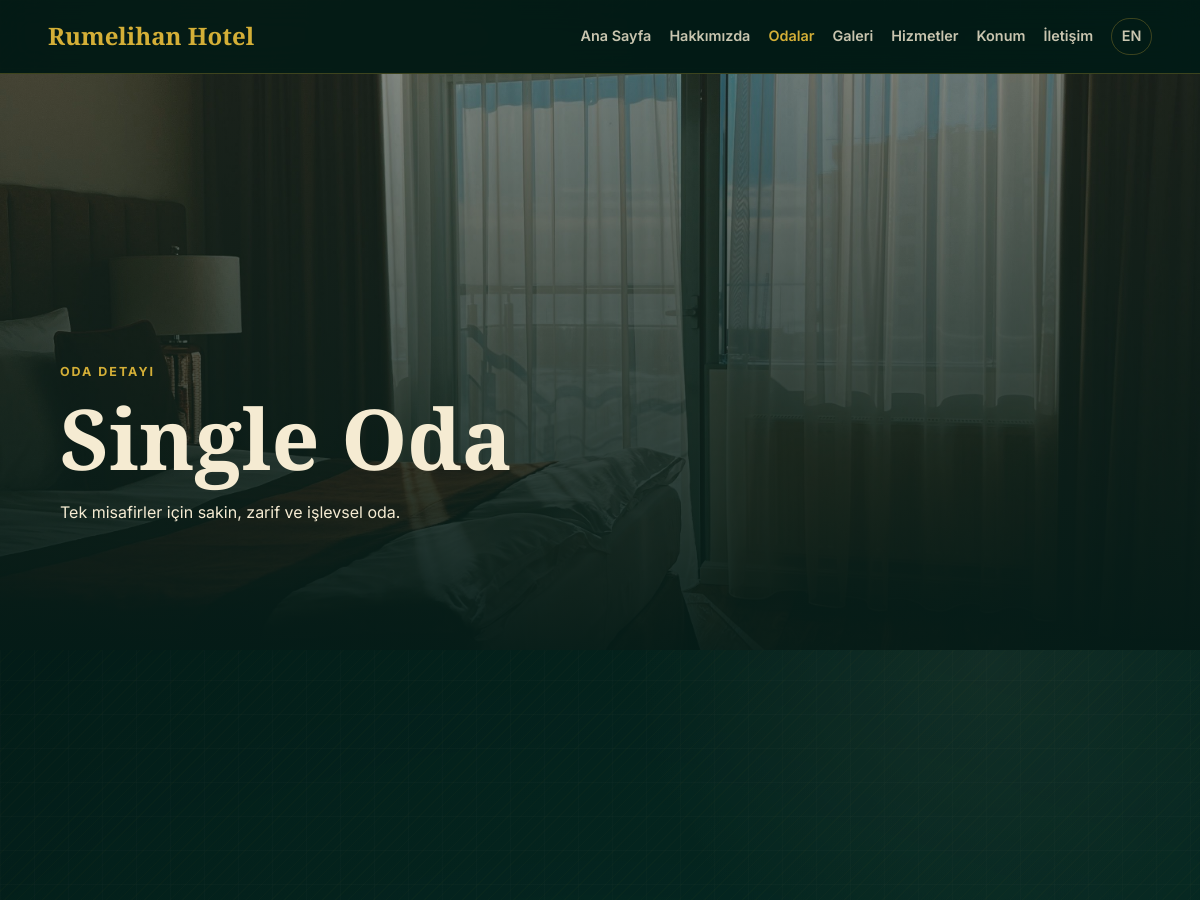
Before: /tr/rooms/single-room/ (upper part) with the older database file.
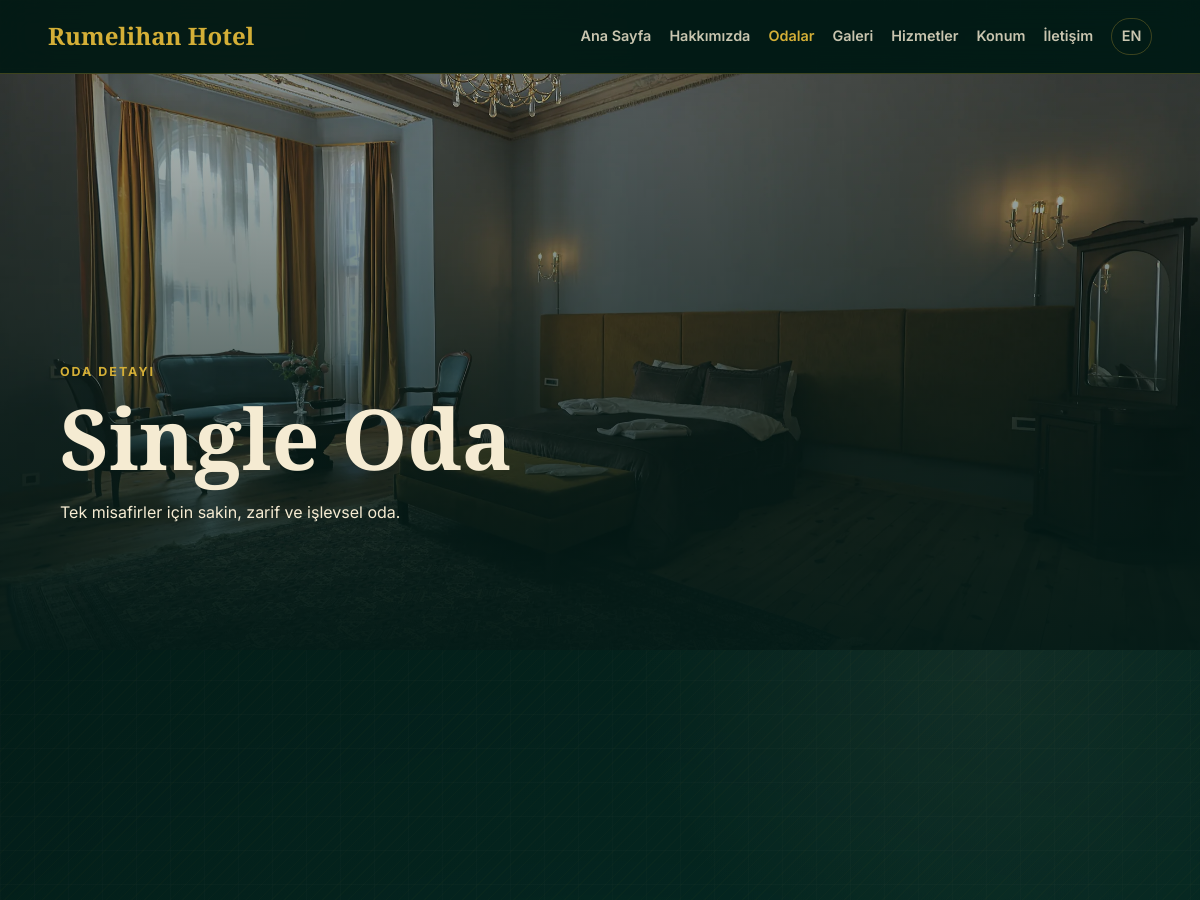
After: the same page with the newer database file.
### hotel/models.py (models this page shows, shortened)
class SiteSettings(models.Model):
    hotel_name = models.CharField(max_length=160, default="Rumelihan Hotel")
    logo = models.ImageField(upload_to="settings/", blank=True, null=True)
    phone = models.CharField(max_length=60, blank=True)
    whatsapp = models.CharField(max_length=60, blank=True)
    email = models.EmailField(blank=True)
    address_tr = models.TextField(blank=True)
    address_en = models.TextField(blank=True)
    instagram_url = models.URLField(blank=True)
    google_maps_embed = models.TextField(blank=True)
    google_maps_link = models.URLField(blank=True)
    footer_text_tr = models.TextField(blank=True)
    footer_text_en = models.TextField(blank=True)
    class Meta:
        verbose_name = "Site Settings"
        verbose_name_plural = "Site Settings"
    @classmethod
    def get_solo(cls):
        obj, _ = cls.objects.get_or_create(pk=1)
        return obj

class OrderedActiveModel(models.Model):
    active = models.BooleanField(default=True)
    ordering = models.PositiveIntegerField(default=0)
    class Meta:
        abstract = True
        ordering = ["ordering", "id"]

class Room(OrderedActiveModel):
    title_tr = models.CharField(max_length=140)
    title_en = models.CharField(max_length=140)
    slug = models.SlugField(unique=True)
    short_description_tr = models.TextField()
    short_description_en = models.TextField()
    full_description_tr = models.TextField()
    full_description_en = models.TextField()
    main_image = models.ImageField(upload_to="rooms/", blank=True, null=True)
    capacity = models.PositiveIntegerField(default=2)
    bed_type_tr = models.CharField(max_length=120)
    bed_type_en = models.CharField(max_length=120)
    size = models.CharField(max_length=40, blank=True)
    features_tr = models.TextField(help_text="Virgülle ayırın.")
    features_en = models.TextField(help_text="Separate with commas.")
    price = models.CharField(max_length=80, blank=True)
    def feature_list(self, lang):
        raw = self.features_tr if lang == "tr" else self.features_en
        return [item.strip() for item in raw.split(",") if item.strip()]

### hotel/views.py (the view)
# urls.py: path("rooms/<slug:slug>/", views.room_detail, name="room_detail"),
def room_detail(request, lang, slug):
    room = get_object_or_404(Room, slug=slug, active=True)
    title = room.title_tr if lang == "tr" else room.title_en
    context = page_context(
        lang,
        "rooms",
        title,
        title,
        room.short_description_tr,
        room.short_description_en,
    )
    context["room"] = room
    context["room_features"] = room.feature_list(context["lang"])
    context["related_rooms"] = Room.objects.filter(active=True).exclude(pk=room.pk)[:3]
    return render(request, "hotel/room_detail.html", context)

### hotel/context_processors.py (called while the page is built)
def is_old_phone(value):
    return not value or "212 000" in value

def is_old_whatsapp(value):
    return not value or value == "902120000000"

def is_old_address(value):
    return not value or "Taksim" in value or "Beyoglu, Istanbul" in value

### hotel/views.py (called while the page is built)
def normalize_lang(lang):
    return lang if lang in LANGS else "tr"

### templates/hotel/room_detail.html (shortened to what this page needs)
{% extends "base.html" %}
{% load static %}
{% block content %}
<section class="room-hero-detail">
  <img src="{% if room.main_image %}{{ room.main_image.url }}{% else %}{% static 'images/optimized/05.webp' %}{% endif %}" alt="{{ room.title_en }}">
  <div>
    <p class="eyebrow">{% if lang == 'tr' %}Oda Detayı{% else %}Room Detail{% endif %}</p>
    <h1>{% if lang == 'tr' %}{{ room.title_tr }}{% else %}{{ room.title_en }}{% endif %}</h1>
    <p>{% if lang == 'tr' %}{{ room.short_description_tr }}{% else %}{{ room.short_description_en }}{% endif %}</p>
  </div>
</section>
<section class="room-detail">
</section>
{% endblock %}

### templates/base.html (shortened to what this page needs)
{% load static %}
<!doctype html>
<html lang="{{ lang|default:'tr' }}">
<head>
  <link rel="stylesheet" href="{% static 'css/main.css' %}">
</head>
<body>
  <header class="site-header" data-header>
    <a class="brand" href="{% url 'hotel:home' lang=lang %}">
      <span>{{ site_settings.hotel_name }}</span>
    </a>
    <nav class="site-nav" data-nav>
      {% for key, tr, en, url in nav_items %}
        <a href="{{ url }}" class="{% if active_page == key %}active{% endif %}">{% if lang == 'tr' %}{{ tr }}{% else %}{{ en }}{% endif %}</a>
      {% endfor %}
      <a class="lang-switch" href="/{{ other_lang }}{{ request.path|slice:'3:' }}">{{ other_lang|upper }}</a>
    </nav>
  </header>
  <main>
    {% block content %}{% endblock %}
  </main>
</body>
</html>

### static/css/main.css (style rules this page uses)
:root { --green-950: #031b17; --green-900: #062b24; --green-800: #0b3028; --gold: #d4af37; --gold-soft: #c9a646; --cream: #f5ebd2; --beige: #d8c7a1; --ink: #111111; --line: rgba(212, 175, 55, 0.28); --glass: rgba(6, 43, 36, 0.72); --shadow: 0 28px 80px rgba(0, 0, 0, 0.28); }
* { box-sizing: border-box; }
html { scroll-behavior: smooth; }
body { margin: 0; background: linear-gradient(rgba(245, 235, 210, 0.018) 1px, transparent 1px), linear-gradient(90deg, rgba(245, 235, 210, 0.014) 1px, transparent 1px), radial-gradient(circle at 20% 0%, rgba(212, 175, 55, 0.08), transparent 28rem), radial-gradient(circle at 82% 18%, rgba(216, 199, 161, 0.07), transparent 22rem), linear-gradient(135deg, var(--green-950), var(--green-900) 45%, #051f1b); background-size: 34px 34px, 34px 34px, auto, auto, auto; color: var(--cream); font-family: Inter, system-ui, sans-serif; line-height: 1.7; overflow-x: hidden; }
body::before { content: ""; position: fixed; inset: 0; pointer-events: none; z-index: -1; background: radial-gradient(circle at center, transparent 42%, rgba(0, 0, 0, 0.26)), repeating-linear-gradient(135deg, rgba(212, 175, 55, 0.025), rgba(212, 175, 55, 0.025) 1px, transparent 1px, transparent 9px); opacity: 0.9; }
img { max-width: 100%; display: block; }
a { color: inherit; text-decoration: none; }
.site-header { position: sticky; top: 0; z-index: 20; display: flex; align-items: center; justify-content: space-between; gap: 1.5rem; padding: 1rem clamp(1rem, 4vw, 4rem); background: rgba(3, 27, 23, 0.78); border-bottom: 1px solid var(--line); backdrop-filter: blur(16px); transition: background 0.25s ease, padding 0.25s ease; }
.brand { display: inline-flex; align-items: center; gap: 0.75rem; font-family: "Cormorant Garamond", Georgia, serif; color: var(--gold); font-size: clamp(1.35rem, 2vw, 1.8rem); font-weight: 700; letter-spacing: 0; }
.site-nav { display: flex; align-items: center; gap: clamp(0.65rem, 1.5vw, 1.3rem); font-size: 0.9rem; font-weight: 600; }
.site-nav a { color: rgba(245, 235, 210, 0.82); transition: color 0.2s ease; }
.site-nav a:hover, .site-nav a.active { color: var(--gold); }
.lang-switch { border: 1px solid var(--line); padding: 0.35rem 0.6rem; border-radius: 999px; }
.eyebrow { color: var(--gold); font-weight: 700; text-transform: uppercase; font-size: 0.78rem; letter-spacing: 0.16em; }
h1, h2, h3 { font-family: "Cormorant Garamond", Georgia, serif; line-height: 1.05; letter-spacing: 0; color: var(--cream); margin: 0 0 1rem; }
h1 { font-size: clamp(3.1rem, 7vw, 7.8rem); }
.section, .split-section, .room-detail, .location-layout, .contact-layout, .service-grid, .masonry { width: min(1180px, calc(100% - 2rem)); margin: 0 auto; padding: clamp(4rem, 8vw, 7rem) 0; }
.split-section, .room-detail, .location-layout, .contact-layout { display: grid; grid-template-columns: 0.9fr 1.1fr; gap: clamp(1.5rem, 4vw, 4rem); align-items: center; }
.room-hero-detail { position: relative; min-height: 72vh; display: grid; align-items: end; padding: clamp(5rem, 9vw, 8rem) clamp(1rem, 5vw, 6rem); overflow: hidden; }
.room-hero-detail::before { content: ""; position: absolute; inset: 0; background: linear-gradient(0deg, rgba(3, 27, 23, 0.94), rgba(3, 27, 23, 0.28)); z-index: 1; }
.room-hero-detail img { position: absolute; inset: 0; width: 100%; height: 100%; object-fit: cover; animation: heroZoom 18s ease-in-out infinite alternate; }
.room-hero-detail div { position: relative; z-index: 2; max-width: 820px; }

Changed rows visible on the page:
changed Room "Single Oda": main_image: a different picture
